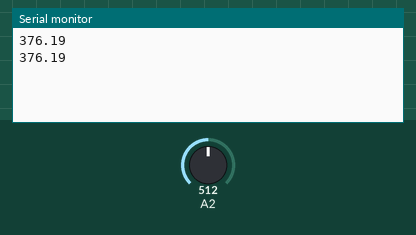
Bench run of a sketch on a simulated Arduino Uno, built with avr-gcc and run on an emulated ATmega328P. Parts: the last lines printed to the serial monitor. The inputs (shaded band) are chosen by the test bench; at power-on: A2 = 512.

Above: at 1.8 s.
1.9 s: A2 set to 716
At 2.7 s:
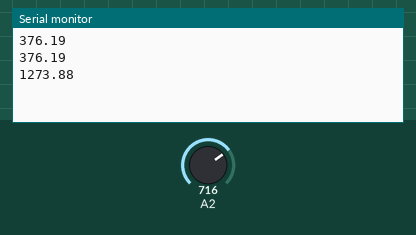
3.4 s: A2 set to 900
At 4.8 s:
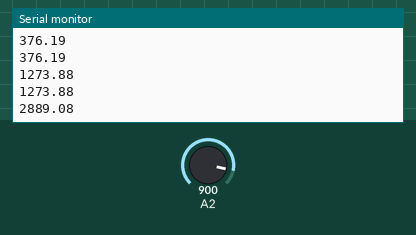
Timing chart, 0 to 6.4 s (numbered marks = the images above; inputs shaded):
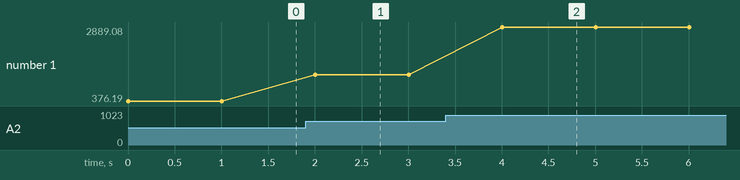

The sketch:

zadacha_05.ino
```cpp
void setup()
{
  Serial.begin(9600);
}


void loop()
{
  int t = analogRead(A2);
  double temperature = -17.02+0.70*t-0.0034*t*t+0.0000069*t*t*t;


  Serial.println(temperature);

  wait_ms(1000);
}


void wait_ms(int input_ms)
{
  unsigned long int t = millis();


  while ((millis()-t) <= input_ms)
  {
  }
}
```

Measured:
- after the input at 1.9 s, the serial monitor: prints a new line after 0.10 s (image 1)
- after the input at 3.4 s, the serial monitor: prints a new line after 0.61 s (image 2)
- plotted number 1: 376.19 → 1273.88 after the input at 1.9 s, 1273.88 → 2889.08 after the input at 3.4 s
